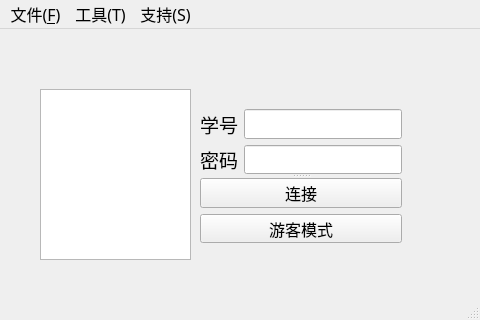
<?xml version="1.0" encoding="UTF-8"?>
<ui version="4.0">
 <class>LoginWindow</class>
 <widget class="QMainWindow" name="LoginWindow">
  <property name="geometry">
   <rect>
    <x>0</x>
    <y>0</y>
    <width>480</width>
    <height>320</height>
   </rect>
  </property>
  <property name="font">
   <font>
    <family>Adobe Devanagari</family>
    <pointsize>12</pointsize>
   </font>
  </property>
  <property name="windowTitle">
   <string>MainWindow</string>
  </property>
  <widget class="QWidget" name="centralwidget">
   <widget class="QGraphicsView" name="graphicsView">
    <property name="geometry">
     <rect>
      <x>40</x>
      <y>60</y>
      <width>151</width>
      <height>171</height>
     </rect>
    </property>
   </widget>
   <widget class="QSplitter" name="splitter">
    <property name="geometry">
     <rect>
      <x>200</x>
      <y>80</y>
      <width>202</width>
      <height>134</height>
     </rect>
    </property>
    <property name="orientation">
     <enum>Qt::Vertical</enum>
    </property>
    <widget class="QWidget" name="layoutWidget">
     <layout class="QHBoxLayout" name="horizontalLayout">
      <item>
       <layout class="QVBoxLayout" name="verticalLayout_3">
        <item>
         <layout class="QVBoxLayout" name="verticalLayout">
          <item>
           <widget class="QLabel" name="LoginAccount_Lable">
            <property name="font">
             <font>
              <pointsize>14</pointsize>
             </font>
            </property>
            <property name="text">
             <string>学号</string>
            </property>
           </widget>
          </item>
         </layout>
        </item>
        <item>
         <widget class="QLabel" name="LoginPassword_Label">
          <property name="font">
           <font>
            <pointsize>14</pointsize>
           </font>
          </property>
          <property name="text">
           <string>密码</string>
          </property>
         </widget>
        </item>
       </layout>
      </item>
      <item>
       <layout class="QVBoxLayout" name="verticalLayout_2">
        <item>
         <widget class="QLineEdit" name="LoginAccount"/>
        </item>
        <item>
         <widget class="QLineEdit" name="LoginPassword">
          <property name="echoMode">
           <enum>QLineEdit::Password</enum>
          </property>
         </widget>
        </item>
       </layout>
      </item>
     </layout>
    </widget>
    <widget class="QWidget" name="layoutWidget">
     <layout class="QVBoxLayout" name="verticalLayout_4">
      <item>
       <widget class="QPushButton" name="loginButton">
        <property name="text">
         <string>连接</string>
        </property>
       </widget>
      </item>
      <item>
       <widget class="QPushButton" name="touristButton">
        <property name="text">
         <string>游客模式</string>
        </property>
       </widget>
      </item>
     </layout>
    </widget>
   </widget>
   <zorder>splitter</zorder>
   <zorder>graphicsView</zorder>
  </widget>
  <widget class="QMenuBar" name="menubar">
   <property name="geometry">
    <rect>
     <x>0</x>
     <y>0</y>
     <width>480</width>
     <height>23</height>
    </rect>
   </property>
   <widget class="QMenu" name="menu_S">
    <property name="title">
     <string>支持(S)</string>
    </property>
   </widget>
   <widget class="QMenu" name="menu_T">
    <property name="title">
     <string>工具(T)</string>
    </property>
   </widget>
   <widget class="QMenu" name="menu_F">
    <property name="title">
     <string>文件(&amp;F)</string>
    </property>
   </widget>
   <addaction name="menu_F"/>
   <addaction name="menu_T"/>
   <addaction name="menu_S"/>
  </widget>
  <widget class="QStatusBar" name="statusbar">
   <property name="font">
    <font>
     <pointsize>9</pointsize>
    </font>
   </property>
  </widget>
  <action name="action_EXCEL">
   <property name="text">
    <string>导出为EXCEL</string>
   </property>
  </action>
 </widget>
 <resources/>
 <connections/>
</ui>
